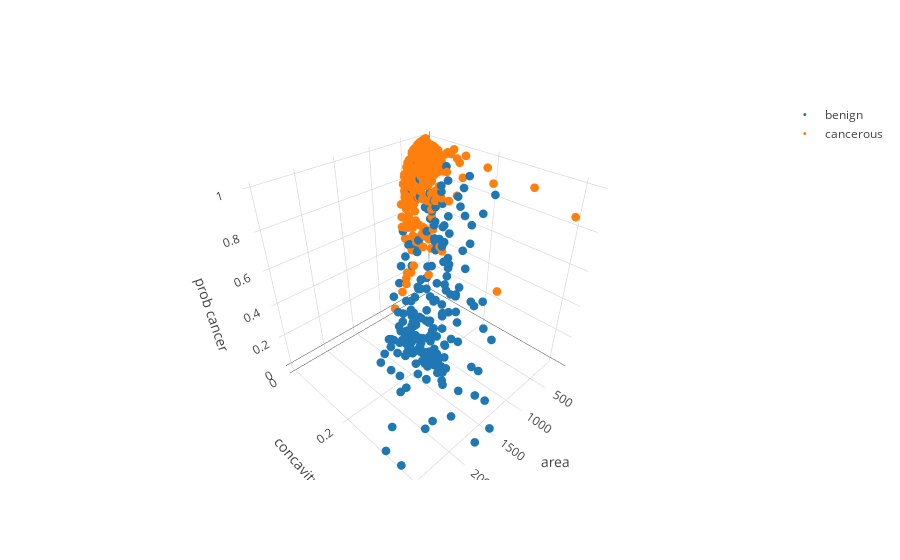

Here is the notebook cell this chart was saved with:
### Markdown cell above
And to convert these into scores...also do in iframe

### Code cell
trace_three_d_benign = dict(
        name = 'benign', x = df_benign['mean_area'], y = df_benign['mean_concavity'], z = df_benign['prediction_probs'],
        type = "scatter3d",    
        mode = 'markers',
        marker = dict( size=3, line=dict(width=0) ) )

trace_three_d_cancerous = dict(
        name = 'cancerous', x = df_cancerous['mean_area'], y = df_cancerous['mean_concavity'], z = df_cancerous['prediction_probs'],
        type = "scatter3d",    
        mode = 'markers',
        marker = dict( size=3, line=dict(width=0) ) )
plot([trace_three_d_benign, trace_three_d_cancerous], {'scene': {'xaxis': {'title': 'area'}, 'yaxis': {'title': 'concavity'}, 'zaxis': {'title': 'prob cancer'}}})

### Figure 1 — Plotly figure (JSON) as saved in the notebook; plotly's stock layout.template omitted (floating-point values rounded to 4 significant figures; data arrays with more than 128 entries replaced by an {"elided": "..."} marker saying what was removed)
{"data": [{"marker": {"line": {"width": 0}, "size": 3}, "mode": "markers", "name": "benign", "type": "scatter3d", "uid": "8c98d0b3-7506-4286-829d-37d9217807ea", "x": {"elided": "212 float values"}, "y": {"elided": "212 float values"}, "z": {"elided": "212 float values"}}, {"marker": {"line": {"width": 0}, "size": 3}, "mode": "markers", "name": "cancerous", "type": "scatter3d", "uid": "1eaba784-ad55-45d6-802a-ce6d57de6a3e", "x": {"elided": "357 float values"}, "y": {"elided": "357 float values"}, "z": {"elided": "357 float values"}}], "layout": {"autosize": true, "scene": {"aspectmode": "auto", "aspectratio": {"x": 1, "y": 1, "z": 1}, "camera": {"center": {"x": 0, "y": 0, "z": 0}, "eye": {"x": 1.185, "y": 1.185, "z": 1.185}, "projection": {"type": "perspective"}, "up": {"x": 0, "y": 0, "z": 1}}, "xaxis": {"title": {"text": "area"}, "type": "linear"}, "yaxis": {"title": {"text": "concavity"}, "type": "linear"}, "zaxis": {"title": {"text": "prob cancer"}, "type": "linear"}}}}
